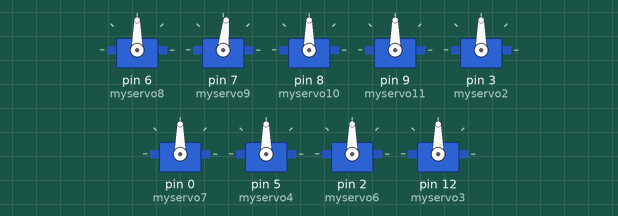
Simulated run of this sketch. Board: Arduino Uno, built with avr-gcc and run on an emulated ATmega328P. Parts: 9 × servo.

Above: at 0.15 s.
At 1.3 s:
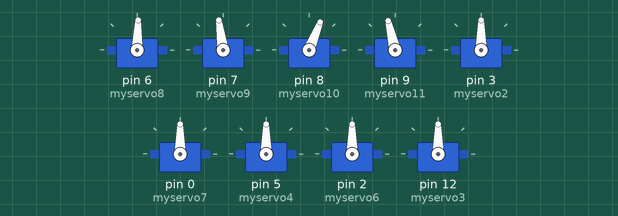
At 6.5 s:
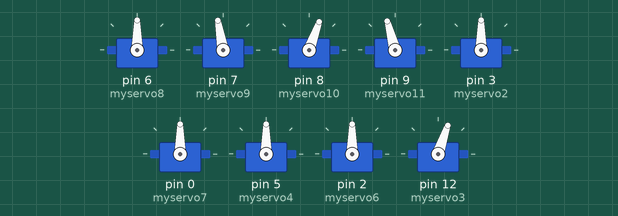
At 12.9 s:
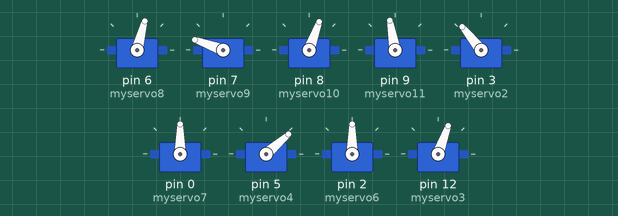
At 22.1 s:
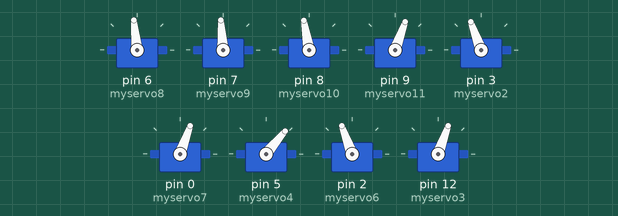
At 32.8 s:
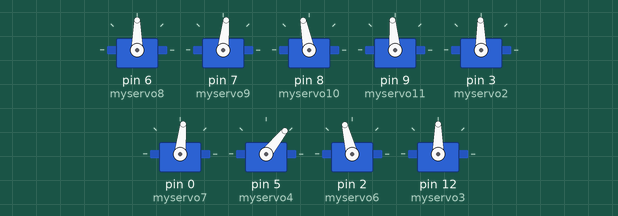
Timing chart, 0 to 40.0 s (numbered marks = the images above):
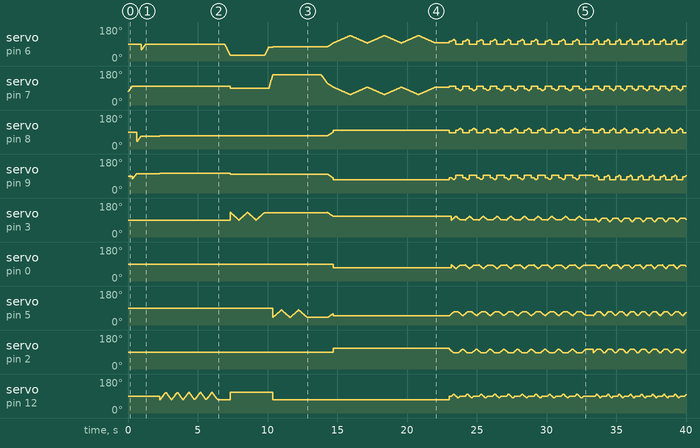

The sketch:

motion_code_for_arduino.ino
```cpp
#include <Servo.h>

Servo myservo8;
Servo myservo9;
Servo myservo10;
Servo myservo11;
Servo myservo2;
Servo myservo7;
Servo myservo4;
Servo myservo6;
Servo myservo3;

int potpin = 0;  // analog pin used to connect the potentiometer
int val;    // variable to read the value from the analog pin
int a = 0;
int b = 0;
int c = 0;
int d = 0;
int e = 0;
int f = 0;
int g = 0;
int h = 0;
int x = 1;
int y = 0;
int i = 0;
int z = 1;
int walk_number;
int walk_number1;
int walk_number2;
int shakehand_number;
int pull_up_number;

void setup()
{
	myservo8.attach(6);
	myservo9.attach(7);
	myservo10.attach(8);
	myservo11.attach(9);
	myservo2.attach(3);
	myservo7.attach(0);
	myservo4.attach(5);
	myservo6.attach(2);
	myservo3.attach(12);
}

void loop()
{
	val = analogRead(potpin);
	val = map(val, 0, 1023, 0, 179);
	if (z = 1)
	{
		prepare1_Function();
		z = 0;
	}
	delay(1000);
	for (walk_number = 1; walk_number<10; walk_number += 1)
	{
		shakeheadFunction();
		walk_number++;
	}
	delay(500);
	for (shakehand_number = 1; shakehand_number<3; shakehand_number += 1)
	{
		shakehandFunction();
		shakehand_number++;
	}
	delay(1000);
	prepare2_Function();
	for (pull_up_number = 1; pull_up_number < 6; pull_up_number += 1)
	{
		pull_upFunction();
		pull_up_number++;
	}
	delay(1000);
	for (walk_number2 = 1; walk_number2<20; walk_number2 += 1)
	{
		go_straightFunction();
		walk_number2++;
	}
	delay(500);

	for (walk_number1 = 1; walk_number1<20; walk_number1 += 1)
	{
		go_leftFunction();
		walk_number1++;
	}
	delay(500);

}
/////////////////////////////////////////////////////////////////////////////
void shakeheadFunction(void)
{
	for (i = 70; i<110; i += 1)
	{
		myservo3.write(i);
		myservo8.write(90);
		myservo9.write(100);
		myservo10.write(70);
		myservo11.write(105);
		delay(10);
	}
	for (i = 110; i>70; i -= 1)
	{
		myservo3.write(i);
		myservo8.write(90);
		myservo9.write(100);
		myservo10.write(70);
		myservo11.write(105);
		delay(10);
	}
}
/////////////////////////////////////////////////////////////////////////
////////////////////////////////////////////////////////////////////////
void shakehandFunction(void)
{
	for (a = 90; a > 30; a-=3)
	{
		myservo8.write(a);
		delay(20);
	}
	for (a = 130; a > 90; a -= 1)         //2 4 角度調換
	{
		//myservo4.write(100);
		myservo3.write(110);
		myservo2.write(a);
		//myservo6.write(95);
		//myservo7.write(65);
		myservo8.write(30);
		myservo9.write(90);
		myservo10.write(70);
		myservo11.write(100);
		delay(15);
	}
	for (a = 90; a < 130; a += 1)
	{
		//myservo4.write(100);
		myservo3.write(110);
		myservo2.write(a);
		//myservo6.write(95);
		//myservo7.write(65);
		myservo8.write(30);
		myservo9.write(90);
		myservo10.write(70);
		myservo11.write(100);
		delay(15);
	}
	for (a = 130; a > 90; a -= 1)
	{
		//myservo4.write(100);
		myservo3.write(110);
		myservo2.write(a);
		//myservo6.write(95);
		//myservo7.write(65);
		myservo8.write(30);
		myservo9.write(90);
		myservo10.write(70);
		myservo11.write(100);
		delay(15);
	}
	for (a = 90; a < 130; a += 1)
	{
		//myservo4.write(100);
		myservo3.write(110);
		myservo2.write(a);
		//myservo6.write(95);
		//myservo7.write(65);
		myservo8.write(30);
		myservo9.write(90);
		myservo10.write(70);
		myservo11.write(100);
		delay(15);
	}
	for (a = 30; a < 75; a+=3)
	{
		myservo8.write(a);
		delay(20);
	}
	////////////////////////////////////
	for (b = 90; b < 160; b += 5)
	{
		myservo9.write(b);
		delay(20);
	}
	for (a = 40; a < 80; a += 1)
	{
		myservo4.write(a);
		myservo3.write(70);
		//myservo2.write(70);
		//myservo6.write(95);
		//myservo7.write(65);
		myservo8.write(75);
		myservo9.write(160);
		myservo10.write(70);
		myservo11.write(100);
		delay(15);
	}
	for (a = 80; a > 40; a -= 1)
	{
		myservo4.write(a);
		myservo3.write(70);
		//myservo2.write(70);
		//myservo6.write(95);
		//myservo7.write(65);
		myservo8.write(75);
		myservo9.write(160);
		myservo10.write(70);
		myservo11.write(100);
		delay(15);
	}
	for (a = 40; a < 80; a += 1)
	{
		myservo4.write(a);
		myservo3.write(70);
		//myservo2.write(70);
		//myservo6.write(95);
		//myservo7.write(65);
		myservo8.write(75);
		myservo9.write(160);
		myservo10.write(70);
		myservo11.write(100);
		delay(15);
	}
	for (a = 80; a > 40; a -= 1)
	{
		myservo4.write(a);
		myservo3.write(70);
		//myservo2.write(70);
		//myservo6.write(95);
		//myservo7.write(65);
		myservo8.write(75);
		myservo9.write(160);
		myservo10.write(70);
		myservo11.write(100);
		delay(15);
	}


}

/////////////////////////////////////////////////////////////////////////
/////////////////////////////////////////////////////////////////////////
void go_leftFunction(void)
{
	for (a = 50, b = 85; a<60, b<95; a += 1, b += 1)    // goes from 0 degrees to 180 degrees 1
	{                                  // in steps of 1 degree
		myservo4.write(a);
		myservo6.write(b);
		myservo8.write(105);
		myservo11.write(85);

		myservo9.write(100);
		myservo10.write(85);
		myservo3.write(90);
		delay(12);
	}
	for (a = 60, b = 95, c = 105, d = 85, e = 100, f = 85, i = 90; a<70, b<105, c<115, d<95, e>90, f>75, i<100; a += 1, b += 1, c += 1, d += 1, e -= 1, f -= 1, i += 1)    // goes from 0 degrees to 180 degrees 1
	{                                  // in steps of 1 degree
		myservo4.write(a);
		myservo6.write(b);
		myservo8.write(c);
		myservo11.write(d);
		myservo2.write(e);              // tell servo to go to position in variable 'pos'
		myservo7.write(f);
		myservo9.write(100);
		myservo10.write(85);
		myservo3.write(i);
		delay(12);
	}
	for (c = 115, d = 95, e = 90, f = 75, i = 100; c>105, d>85, e>80, f>65, i>90; c -= 1, d -= 1, e -= 1, f -= 1, i -= 1)    // goes from 0 degrees to 180 degrees 1
	{                                  // in steps of 1 degree

		myservo8.write(c);
		myservo11.write(d);
		myservo2.write(e);              // tell servo to go to position in variable 'pos'
		myservo7.write(f);
		myservo9.write(100);
		myservo10.write(85);
		myservo3.write(i);
		delay(12);
	}
	for (e = 80, f = 65, i = 90; e<90, f<75, i>80; e += 1, f += 1, i -= 1)    // goes from 0 degrees to 180 degrees 1
	{                                  // in steps of 1 degree

		myservo8.write(90);
		myservo11.write(70);
		myservo2.write(e);              // tell servo to go to position in variable 'pos'
		myservo7.write(f);
		myservo9.write(85);
		myservo10.write(100);
		myservo3.write(i);
		delay(12);
	}
	for (a = 70, b = 105, e = 90, f = 75, g = 85, h = 100, i = 80; a>60, b>95, e<100, f<85, g>75, h<110, i<90; a -= 1, b -= 1, e += 1, f += 1, g -= 1, h += 1, i += 1)    // goes from 0 degrees to 180 degrees 1
	{                                  // in steps of 1 degree
		myservo4.write(a);
		myservo6.write(b);
		myservo8.write(90);
		myservo11.write(70);
		myservo2.write(e);              // tell servo to go to position in variable 'pos'
		myservo7.write(f);
		myservo9.write(g);
		myservo10.write(h);
		myservo3.write(i);
		delay(12);
	}
	for (a = 60, b = 95, g = 75, h = 110; a>50, b>85, g<85, h>100; a -= 1, b -= 1, g += 1, h -= 1)    // goes from 0 degrees to 180 degrees 1
	{                                  // in steps of 1 degree
		myservo4.write(a);
		myservo6.write(b);
		myservo8.write(90);
		myservo11.write(70);

		myservo9.write(g);
		myservo10.write(h);
		myservo3.write(90);
		delay(12);
	}

	delay(50);
}
///////////////////////////////////////////////////////////////
/////////////////////////////////////////////////////////////////
void go_straightFunction(void)
{
	for (a = 50, b = 105; a<60, b>95; a += 1, b -= 1)    // goes from 0 degrees to 180 degrees 1
	{                                  // in steps of 1 degree
		myservo4.write(a);
		myservo6.write(b);
		myservo8.write(105);
		myservo11.write(80);

		myservo9.write(100);
		myservo10.write(85);
		myservo3.write(90);
		delay(15);
	}
	for (a = 60, b = 95, c = 105, d = 80, e = 90, f = 85, i = 90; a<70, b>85, c<115, d>70, e<100, f>75, i<100; a += 1, b -= 1, c += 1, d -= 1, e += 1, f -= 1, i += 1)    // goes from 0 degrees to 180 degrees 1
	{                                  // in steps of 1 degree
		myservo4.write(a);
		myservo6.write(b);
		myservo8.write(c);
		myservo11.write(d);
		myservo2.write(e);              // tell servo to go to position in variable 'pos'
		myservo7.write(f);
		myservo9.write(100);
		myservo10.write(85);
		myservo3.write(i);
		delay(15);
	}
	for (c = 115, d = 70, e = 100, f = 75, i = 100; c>105, d<80, e<110, f>65, i>90; c -= 1, d += 1, e += 1, f -= 1, i -= 1)    // goes from 0 degrees to 180 degrees 1
	{                                  // in steps of 1 degree

		myservo8.write(c);
		myservo11.write(d);
		myservo2.write(e);              // tell servo to go to position in variable 'pos'
		myservo7.write(f);
		myservo9.write(100);
		myservo10.write(85);
		myservo3.write(i);
		delay(15);
	}
	for (e = 110, f = 65, i = 90; e>100, f<75, i>80; e -= 1, f += 1, i -= 1)    // goes from 0 degrees to 180 degrees 1
	{                                  // in steps of 1 degree

		myservo8.write(90);
		myservo11.write(95);
		myservo2.write(e);              // tell servo to go to position in variable 'pos'
		myservo7.write(f);
		myservo9.write(85);
		myservo10.write(100);
		myservo3.write(i);
		delay(15);
	}
	for (a = 70, b = 85, e = 100, f = 75, g = 85, h = 100, i = 80; a>90, b<95, e>90, f<85, g>75, h<110, i<90; a -= 1, b += 1, e -= 1, f += 1, g -= 1, h += 1, i += 1)    // goes from 0 degrees to 180 degrees 1
	{                                  // in steps of 1 degree
		myservo4.write(a);
		myservo6.write(b);
		myservo8.write(90);
		myservo11.write(95);
		myservo2.write(e);              // tell servo to go to position in variable 'pos'
		myservo7.write(f);
		myservo9.write(g);
		myservo10.write(h);
		myservo3.write(i);
		delay(15);
	}
	for (a = 60, b = 95, g = 75, h = 110; a>50, b<105, g<85, h>100; a -= 1, b += 1, g += 1, h -= 1)    // goes from 0 degrees to 180 degrees 1
	{                                  // in steps of 1 degree
		myservo4.write(a);
		myservo6.write(b);
		myservo8.write(90);
		myservo11.write(95);

		myservo9.write(g);
		myservo10.write(h);
		myservo3.write(90);
		delay(15);
	}

	delay(50);
}
////////////////////////////////////////////////////////////////
void pull_upFunction(void)
{
	for (c = 95, d = 95; c < 135, d>55; c += 1, d -= 1)
	{
		myservo8.write(c);
		myservo9.write(d);
		myservo10.write(100);
		myservo11.write(70);
		myservo2.write(110);
		myservo4.write(50);
		myservo6.write(110);
		myservo7.write(70);
		delay(30);
	}
	for (c = 135, d = 55; c>95, d<95; c -= 1, d += 1)
	{
		myservo8.write(c);
		myservo9.write(d);
		myservo10.write(100);
		myservo11.write(70);
		myservo2.write(110);
		myservo4.write(50);
		myservo6.write(110);
		myservo7.write(70);
		delay(30);
	}
}
//////////////////////////////////
void prepare2_Function(void)
{
	for (d = 160; d > 115; d -= 1)
	{
		//myservo2.write(f);
		myservo9.write(d);
		delay(10);
	}
	for (a=40, c = 75, d = 115, h = 70, e = 100, f=130; a<50, c < 95, d>95, h<100, e>70, f>110; a +=1, c += 1, d -= 1, h += 1, e -= 1, f-=1)
	{
		myservo2.write(f);  //130-110
		myservo4.write(a); //40-50
		myservo8.write(c); //75
		myservo9.write(d);  //160
		myservo10.write(h); //70
		myservo11.write(e);  //100

		delay(20);
	}
}
//////////////////////////////////
void prepare1_Function(void)
{
	/*for ()
	{
		myservo4.write(a);
	}*/
	for (g = 70; g < 100; g+=2) //  小-->100
	{
		myservo9.write(g);
		delay(20);
	}
	delay(20);
	/*for ()
	{
		myservo7.write(f);
	}*/
	for (d = 75; d < 105; d+=2) //小-->105
	{
		myservo11.write(d);
		delay(20);
	}
	delay(20);
	/*for ()
	{
		myservo6.write(b);
	}*/
	for (h = 40; h < 70; h+=2) //小-->70
	{
		myservo10.write(h);
		delay(20);
	}
	delay(20);
	/*for ()
	{
		myservo2.write(e);
	}*/
	for (c = 60; c < 90; c+=2) //小-->90
	{
		myservo8.write(c);
		delay(20);
	}
	delay(20);
}
```
